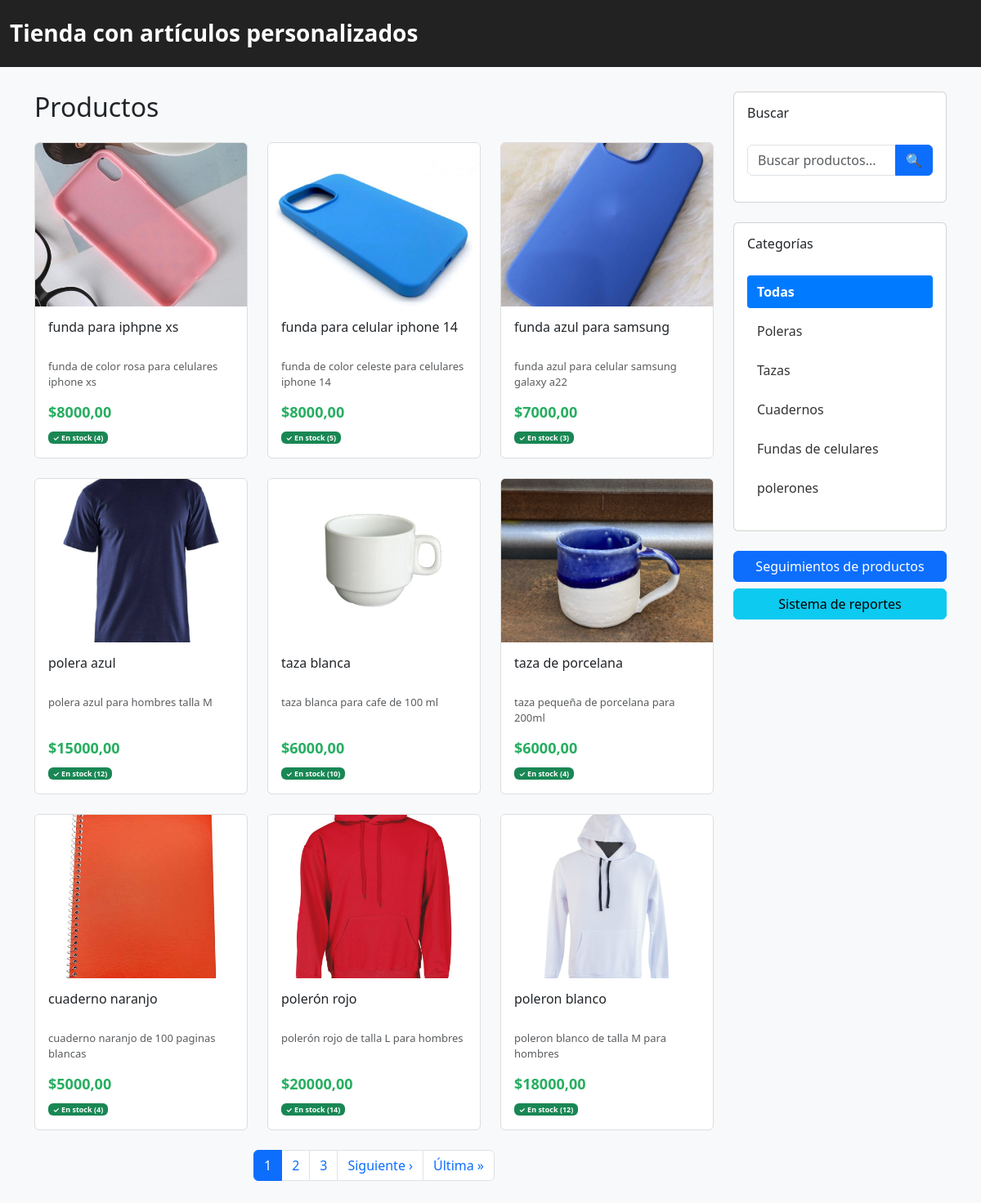
Before: / with the older database file.
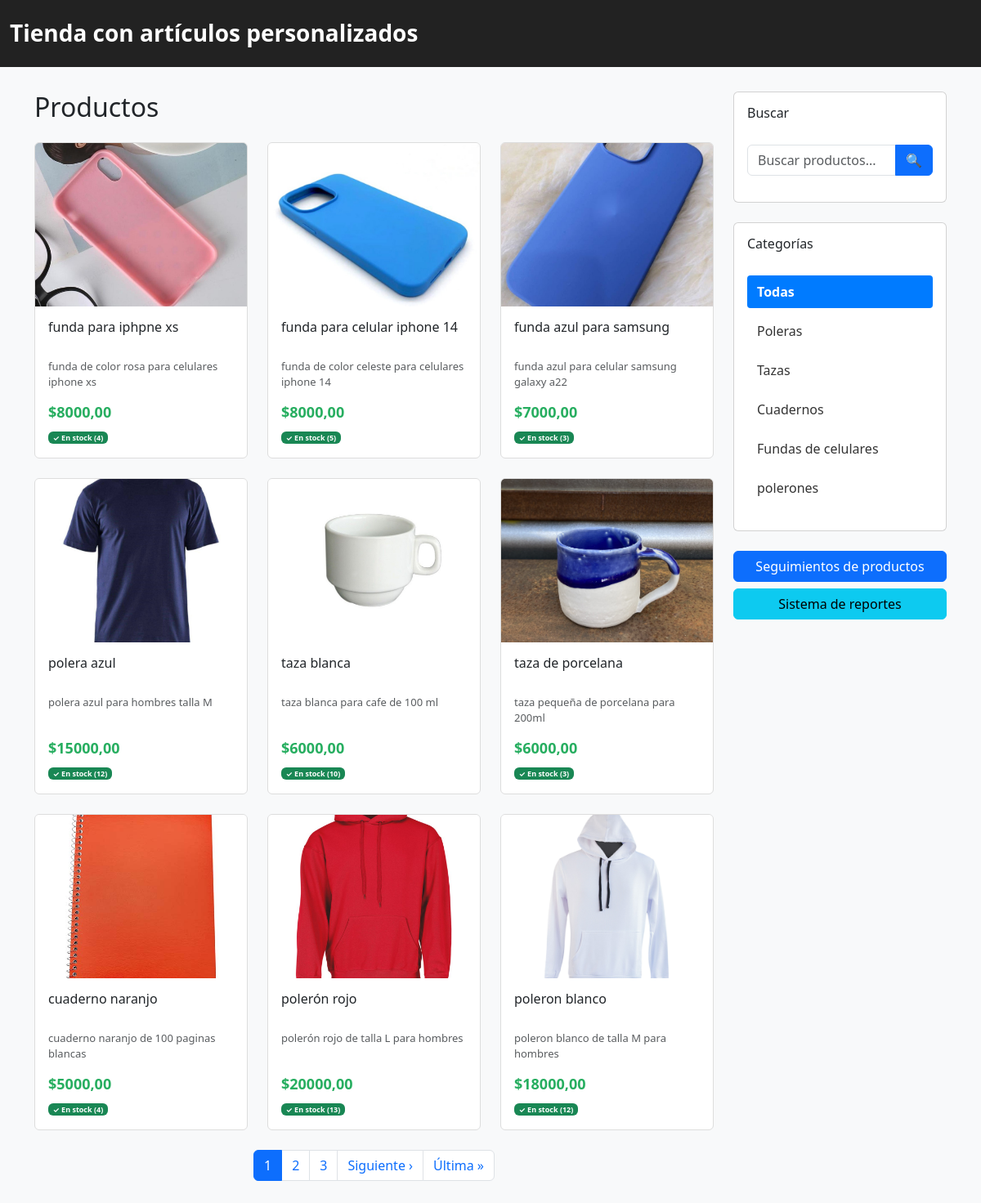
After: the same page with the newer database file.
### myApp/models.py (models this page shows, shortened)
class Producto(models.Model):
    categoria = models.ForeignKey(Categoria, on_delete=models.CASCADE, related_name='productos')
    nombre = models.CharField(max_length=150)
    descripcion = models.TextField(blank=True)
    precio = models.DecimalField(max_digits=10, decimal_places=2)
    stock = models.PositiveIntegerField(default=0)
    activo = models.BooleanField(default=True)

class ProductoImagen(models.Model):
    producto = models.ForeignKey(Producto, on_delete=models.CASCADE, related_name='imagenes')
    imagen = models.ImageField(upload_to= producto_imagen_path)

class Categoria(models.Model):
    TIPO_CHOICES = (
        ('producto', 'Producto'),
        ('insumo', 'Insumo'),
    )
    nombre = models.CharField(max_length=100, unique=True)
    descripcion = models.TextField(blank=True)
    tipo = models.CharField(max_length=20, choices=TIPO_CHOICES, default='producto')

### myApp/views.py (the view)
# urls.py: path('', views.home, name='home'),
def home(request):
    q = request.GET.get('q', '')
    productos = Producto.objects.filter(activo=True, categoria__tipo='producto').order_by('-id')
    categorias = Categoria.objects.filter(tipo='producto', productos__activo=True).distinct()
    categoria_id = request.GET.get('categoria')
    categoria_seleccionada = None
    if categoria_id:
        categoria_seleccionada = get_object_or_404(Categoria, pk=categoria_id, tipo='producto')
        productos = productos.filter(categoria_id=categoria_id)
    if q:
        productos = productos.filter(
            Q(nombre__icontains=q) |
            Q(descripcion__icontains=q)
        )
    paginator = Paginator(productos, 9)
    page_number = request.GET.get('page')
    productos = paginator.get_page(page_number)
    context = {
        'productos': productos,
        'categorias': categorias,
        'categoria_seleccionada': categoria_seleccionada,
        'q': q,
    }
    return render(request, 'home.html', context)

### templates/home.html (shortened to what this page needs)
{% load static %}
<!DOCTYPE html>
<html lang="es">
<head>
    <link href="https://cdn.jsdelivr.net/npm/bootstrap@5.3.0/dist/css/bootstrap.min.css" rel="stylesheet">
    <link rel="stylesheet" href="{% static 'css/styles.css' %}">
</head>
<body>
<div class="header">
    <div class="container">
        <h1>Tienda con artículos personalizados</h1>
    </div>
</div>
<div class="container">
    <div class="row">
        <div class="col-lg-9">
            <h2 class="mb-4">Productos</h2>
            {% if productos %}
                <div class="row g-4 mb-4">
                    {% for producto in productos %}
                        <div class="col-lg-4 col-md-6">
                            <div class="card producto-card">
                                {% if producto.imagenes.all %}
                                    <img src="{{ producto.imagenes.first.imagen.url }}" alt="{{ producto.nombre }}" class="card-img-top producto-imagen">
                                {% else %}
                                    <div class="producto-imagen d-flex align-items-center justify-content-center bg-light">
                                        <span class="text-muted">Sin imagen</span>
                                    </div>
                                {% endif %}
                                <div class="card-body d-flex flex-column">
                                    <h5 class="card-title">
                                        <a href="{% url 'detalle_producto' producto.pk %}" class="text-decoration-none text-dark">
                                            {{ producto.nombre }}
                                        </a>
                                    </h5>
                                    <p class="card-text text-muted">{{ producto.descripcion|truncatewords:10 }}</p>
                                    <div class="mt-auto">
                                        <div class="precio mb-2">${{ producto.precio }}</div>
                                        <div class="stock">
                                            {% if producto.stock > 0 %}
                                                <span class="badge bg-success">✓ En stock ({{ producto.stock }})</span>
                                            {% else %}
                                                <span class="badge bg-danger">✗ Sin stock</span>
                                            {% endif %}
                                        </div>
                                    </div>
                                </div>
                            </div>
                        </div>
                    {% endfor %}
                </div>
                {% if productos.has_other_pages %}
                    <nav aria-label="Paginación" class="mb-5">
                        <ul class="pagination justify-content-center">
                            {% for num in productos.paginator.page_range %}
                                {% if productos.number == num %}
                                    <li class="page-item active">
                                        <span class="page-link">{{ num }}</span>
                                    </li>
                                {% else %}
                                    <li class="page-item">
                                        <a class="page-link" href="?page={{ num }}">{{ num }}</a>
                                    </li>
                                {% endif %}
                            {% endfor %}
                            {% if productos.has_next %}
                                <li class="page-item">
                                    <a class="page-link" href="?page={{ productos.next_page_number }}">Siguiente ›</a>
                                </li>
                                <li class="page-item">
                                    <a class="page-link" href="?page={{ productos.paginator.num_pages }}">Última »</a>
                                </li>
                            {% endif %}
                        </ul>
                    </nav>
                {% endif %}
            {% else %}
                <div class="sin-productos">
                    <p>No hay productos disponibles.</p>
                </div>
            {% endif %}
        </div>
        <div class="col-lg-3">
            <div class="card mb-4">
                <div class="card-body">
                    <h5 class="card-title">Buscar</h5>
                    <form method="GET" class="mb-3">
                        <div class="input-group">
                            <input type="text" name="q" class="form-control" placeholder="Buscar productos..." value="{{ q }}">
                            <button class="btn btn-primary" type="submit">🔍</button>
                        </div>
                    </form>
                </div>
            </div>
            <div class="card mb-4">
                <div class="card-body">
                    <h5 class="card-title">Categorías</h5>
                    <ul class="filtro-categoria">
                        <li>
                            {% if categoria_seleccionada %}
                                {% if q %}
                                    <a href="?q={{ q }}">Todas</a>
                                {% else %}
                                    <a href="?">Todas</a>
                                {% endif %}
                            {% else %}
                                {% if q %}
                                    <a href="?q={{ q }}" class="active">Todas</a>
                                {% else %}
                                    <a href="?" class="active">Todas</a>
                                {% endif %}
                            {% endif %}
                        </li>
                        {% for categoria in categorias %}
                            <li>
                                {% if categoria_seleccionada and categoria_seleccionada.id == categoria.id %}
                                    {% if q %}
                                        <a href="?categoria={{ categoria.id }}&q={{ q }}" class="active">
                                            {{ categoria.nombre }}
                                        </a>
                                    {% else %}
                                        <a href="?categoria={{ categoria.id }}" class="active">
                                            {{ categoria.nombre }}
                                        </a>
                                    {% endif %}
                                {% else %}
                                    {% if q %}
                                        <a href="?categoria={{ categoria.id }}&q={{ q }}">
                                            {{ categoria.nombre }}
                                        </a>
                                    {% else %}
                                        <a href="?categoria={{ categoria.id }}">
                                            {{ categoria.nombre }}
                                        </a>
                                    {% endif %}
                                {% endif %}
                            </li>
                        {% endfor %}
                    </ul>
                </div>
            </div>
            <a href="{% url 'listar_seguimientos' %}" class="btn btn-primary w-100 mb-2">Seguimientos de productos</a>
            <a href="{% url 'reportes' %}" class="btn btn-info w-100">Sistema de reportes</a>
        </div>
    </div>
</div>
</body>
</html>

### static/css/styles.css (style rules this page uses)
body { background: #f8f9fa; }
.header { background: #222; padding: 24px 0; color: white; margin-bottom: 30px; }
.header .container { max-width: 1200px; margin: 0 auto; display: flex; justify-content: space-between; align-items: center; }
.header h1 { margin: 0; font-size: 28px; font-weight: 600; color: white; }
.producto-card { height: 100%; transition: transform 0.3s, box-shadow 0.3s; border: 1px solid #ddd; }
.producto-imagen { width: 100%; height: 200px; object-fit: cover; background: #e0e0e0; }
.card-body h5 { font-size: 16px; height: 40px; overflow: hidden; display: -webkit-box; -webkit-line-clamp: 2; -webkit-box-orient: vertical; }
.card-body p { font-size: 13px; color: #666; height: 36px; overflow: hidden; display: -webkit-box; -webkit-line-clamp: 2; -webkit-box-orient: vertical; }
.precio { font-size: 18px; font-weight: bold; color: #27ae60; }
.stock { font-size: 12px; color: #999; }
.filtro-categoria { list-style: none; padding: 0; }
.filtro-categoria li { margin-bottom: 8px; }
.filtro-categoria a { text-decoration: none; color: #333; display: block; padding: 8px 12px; border-radius: 4px; transition: background 0.3s; }
.filtro-categoria a.active { background: #007bff; color: white; font-weight: bold; }

Changed rows visible on the page:
changed Producto "taza de porcelana": stock "4" → "3"
changed Producto "polerón rojo": stock "14" → "13"
